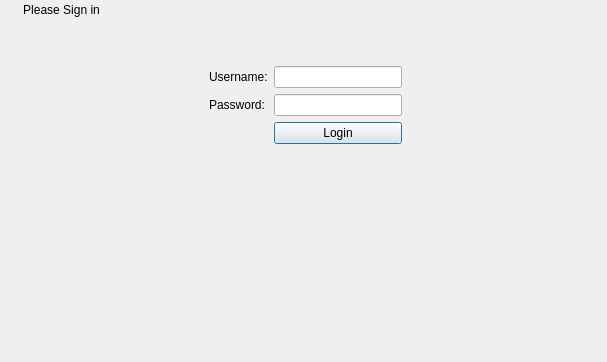
<?xml version="1.0" encoding="UTF-8"?>
<ui version="4.0">
 <class>loginWindow</class>
 <widget class="QDialog" name="loginWindow">
  <property name="geometry">
   <rect>
    <x>0</x>
    <y>0</y>
    <width>607</width>
    <height>362</height>
   </rect>
  </property>
  <property name="windowTitle">
   <string>Login</string>
  </property>
  <widget class="QWidget" name="gridLayoutWidget">
   <property name="geometry">
    <rect>
     <x>10</x>
     <y>0</y>
     <width>591</width>
     <height>351</height>
    </rect>
   </property>
   <layout class="QGridLayout" name="baseLayout">
    <item row="0" column="0">
     <layout class="QVBoxLayout" name="verticalLayout">
      <item>
       <layout class="QGridLayout" name="gridLayout">
        <item row="2" column="1">
         <layout class="QFormLayout" name="formLayout">
          <item row="0" column="0">
           <widget class="QLabel" name="label_2">
            <property name="text">
             <string>Username:</string>
            </property>
           </widget>
          </item>
          <item row="0" column="1">
           <widget class="QLineEdit" name="lineEditUsername"/>
          </item>
          <item row="1" column="0">
           <widget class="QLabel" name="label_3">
            <property name="text">
             <string>Password:</string>
            </property>
           </widget>
          </item>
          <item row="1" column="1">
           <widget class="QLineEdit" name="lineEditPassword"/>
          </item>
          <item row="2" column="1">
           <widget class="QPushButton" name="pushButtonLogin">
            <property name="text">
             <string>Login</string>
            </property>
           </widget>
          </item>
         </layout>
        </item>
        <item row="2" column="2">
         <spacer name="horizontalSpacer">
          <property name="orientation">
           <enum>Qt::Horizontal</enum>
          </property>
          <property name="sizeHint" stdset="0">
           <size>
            <width>40</width>
            <height>20</height>
           </size>
          </property>
         </spacer>
        </item>
        <item row="2" column="0">
         <spacer name="horizontalSpacer_3">
          <property name="orientation">
           <enum>Qt::Horizontal</enum>
          </property>
          <property name="sizeHint" stdset="0">
           <size>
            <width>40</width>
            <height>20</height>
           </size>
          </property>
         </spacer>
        </item>
        <item row="3" column="1">
         <spacer name="verticalSpacer_2">
          <property name="orientation">
           <enum>Qt::Vertical</enum>
          </property>
          <property name="sizeHint" stdset="0">
           <size>
            <width>20</width>
            <height>40</height>
           </size>
          </property>
         </spacer>
        </item>
        <item row="1" column="1">
         <spacer name="verticalSpacer_3">
          <property name="orientation">
           <enum>Qt::Vertical</enum>
          </property>
          <property name="sizeHint" stdset="0">
           <size>
            <width>20</width>
            <height>40</height>
           </size>
          </property>
         </spacer>
        </item>
        <item row="0" column="0" colspan="3">
         <layout class="QHBoxLayout" name="horizontalLayout">
          <item>
           <widget class="QLabel" name="vs_logo">
            <property name="text">
             <string/>
            </property>
           </widget>
          </item>
          <item>
           <widget class="QLabel" name="label">
            <property name="styleSheet">
             <string notr="true">font: 26pt &quot;Sitka Text&quot;;</string>
            </property>
            <property name="text">
             <string>Please Sign in</string>
            </property>
            <property name="alignment">
             <set>Qt::AlignCenter</set>
            </property>
           </widget>
          </item>
          <item>
           <spacer name="horizontalSpacer_2">
            <property name="orientation">
             <enum>Qt::Horizontal</enum>
            </property>
            <property name="sizeHint" stdset="0">
             <size>
              <width>40</width>
              <height>20</height>
             </size>
            </property>
           </spacer>
          </item>
         </layout>
        </item>
       </layout>
      </item>
      <item>
       <spacer name="verticalSpacer">
        <property name="orientation">
         <enum>Qt::Vertical</enum>
        </property>
        <property name="sizeHint" stdset="0">
         <size>
          <width>20</width>
          <height>40</height>
         </size>
        </property>
       </spacer>
      </item>
     </layout>
    </item>
   </layout>
  </widget>
 </widget>
 <resources/>
 <connections/>
</ui>
